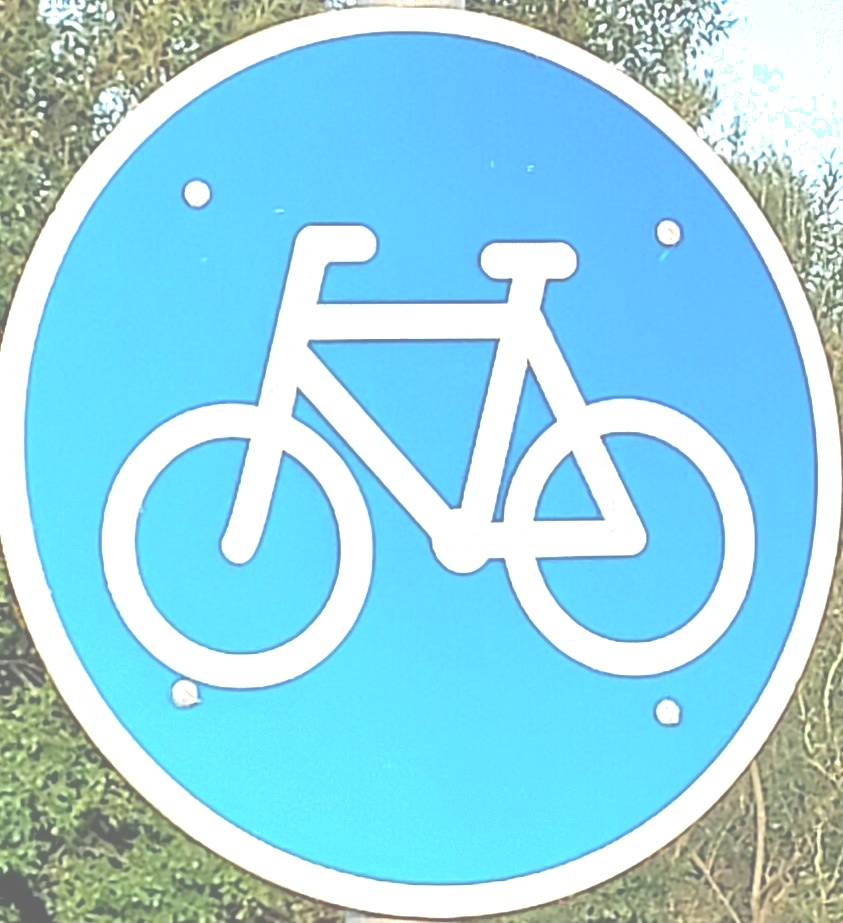
#> input picture OURData/Contrast/OurCutsCopyExWhite/005.jpg, 843 x 923 px, found by its file name; its folder holds only this picture in this run
$ jupyter execute Renamer.ipynb
#> lines starting #> are read from the running program, lines starting #| are printed output that depends on the picture
[cell 1]
from os import listdir
import os

Folder = "./OURdata/Contrast/OurCutsCopyExWhite/"
files = listdir(Folder)

for i, file in enumerate(files):
    exStart = file.rfind('.')
    ext = file[exStart:]
    os.rename(Folder+file, f"{Folder}{i:0>3}ExWhite{ext}")

[cell 2]
import cv2
import numpy as np
from os import listdir
import os

Folder = "./OURdata/OurCutsCopyExWhite/"
files = listdir(Folder)

B = +50

for file in files:
    filepath = os.path.join(Folder, file)

    image = cv2.imread(filepath)
#> image is the input picture: shape (923, 843, 3); mean B, G, R 230, 213.4, 150.3
    if image is None:
        continue

    image = image.astype(np.int16)

    image[image > 255 - B] = 255
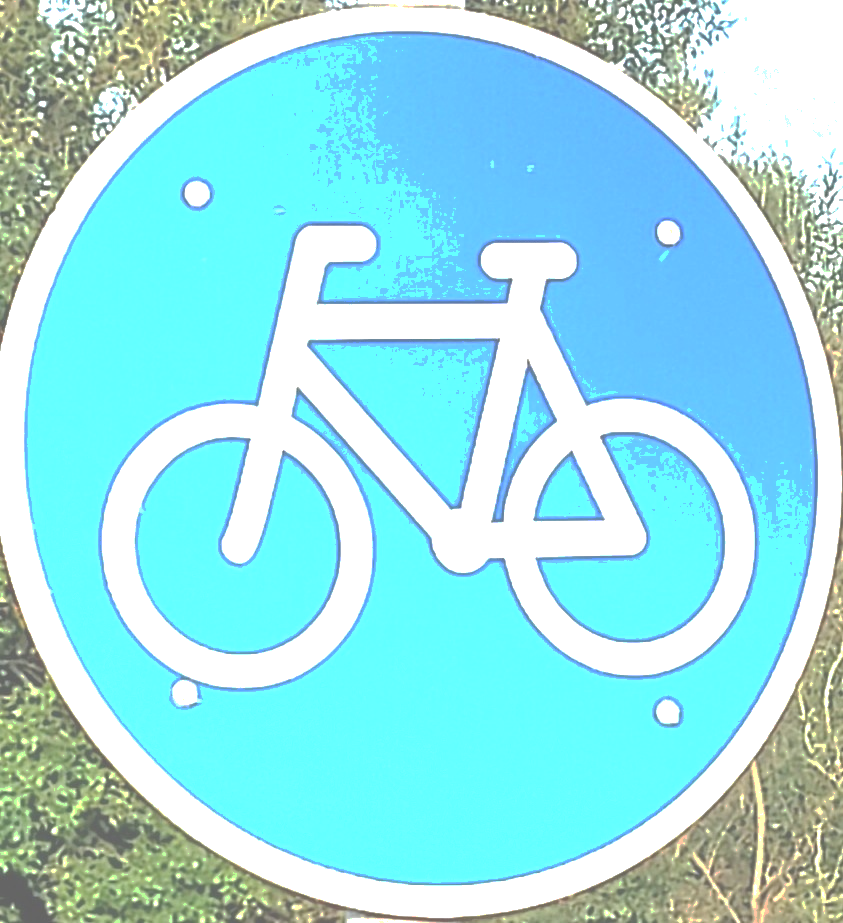
#> image: shape (923, 843, 3) int16; mean B, G, R 231.6, 226.4, 151.5
    image[image < -B] = 0

    mask = (image > -B) & (image < 255 - B)
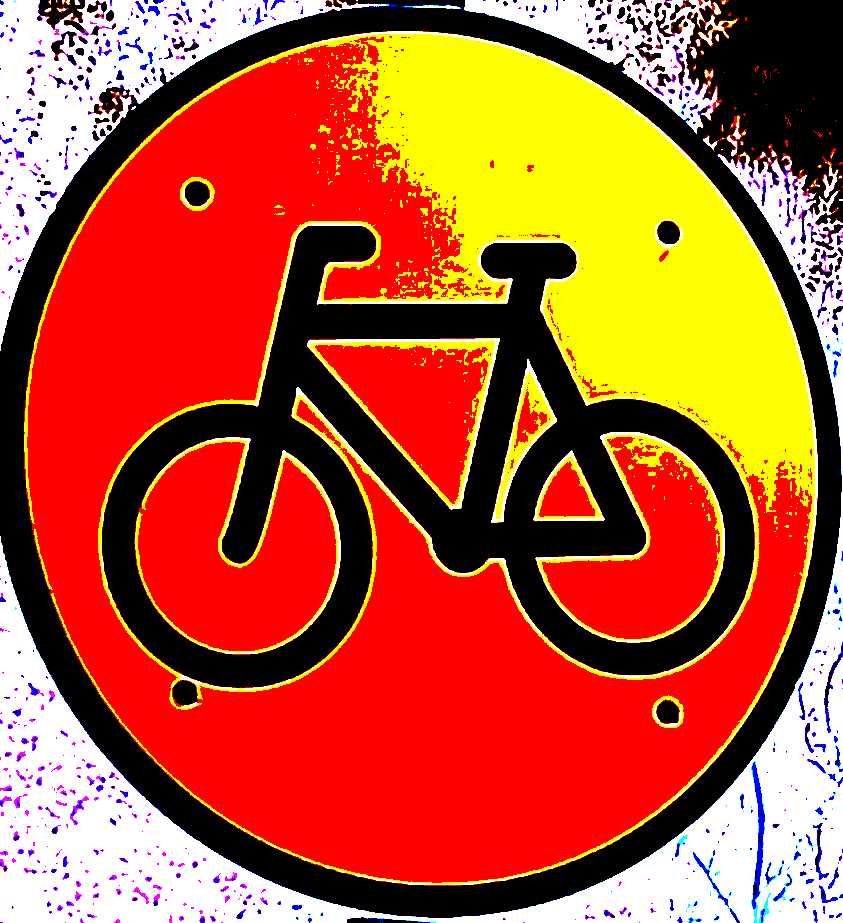
#> mask: shape (923, 843, 3) bool; mean B, G, R 0.195, 0.338, 0.731
    image[mask] += B
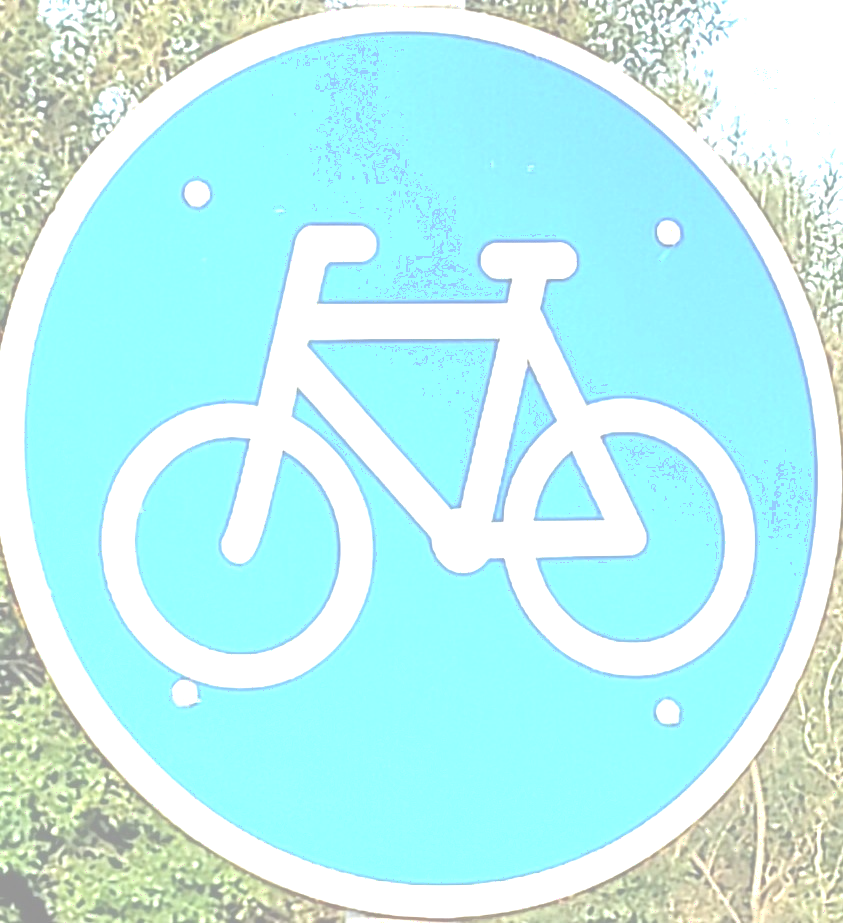
#> image: shape (923, 843, 3) int16; mean B, G, R 241.4, 243.3, 188

    image = np.clip(image, 0, 255).astype(np.uint8)

    cv2.imwrite(filepath, image)

$ run again, on OURData/Contrast/OurCutsCopyExWhite/102.jpg
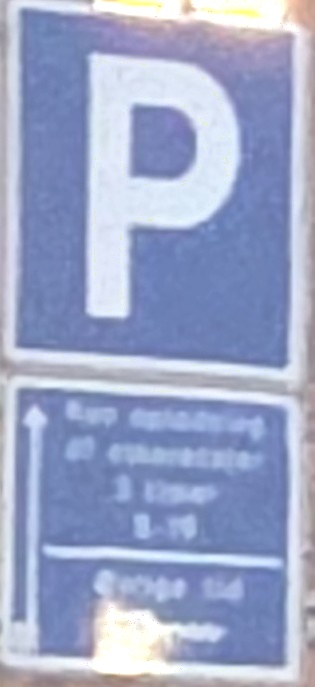
#> input picture OURData/Contrast/OurCutsCopyExWhite/102.jpg, 315 x 687 px, found by its file name
#> image is the input picture: shape (687, 315, 3); mean B, G, R 199.9, 166.9, 156.5
#> `mask = (image > -B) & (image < 255 - B)`:
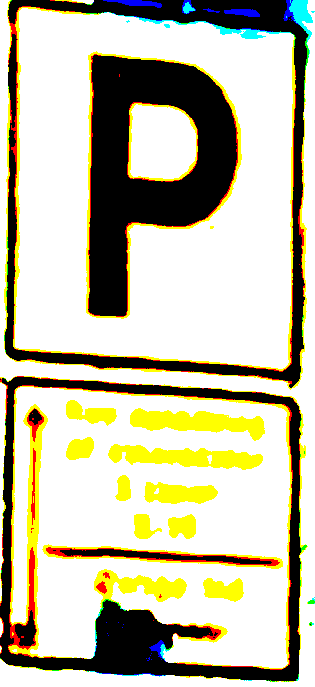
#> mask: shape (687, 315, 3) bool; mean B, G, R 0.649, 0.749, 0.764
#> `image[mask] += B`:
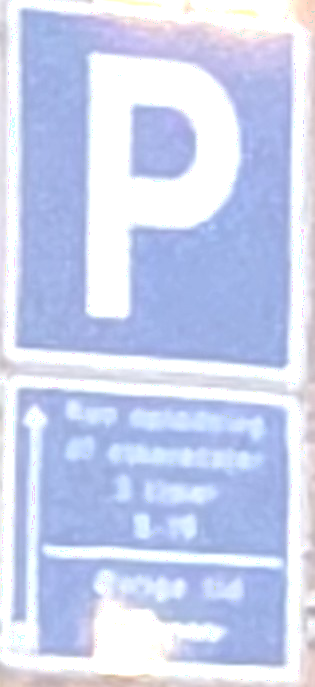
#> image: shape (687, 315, 3) int16; mean B, G, R 239.2, 210.6, 201.6
